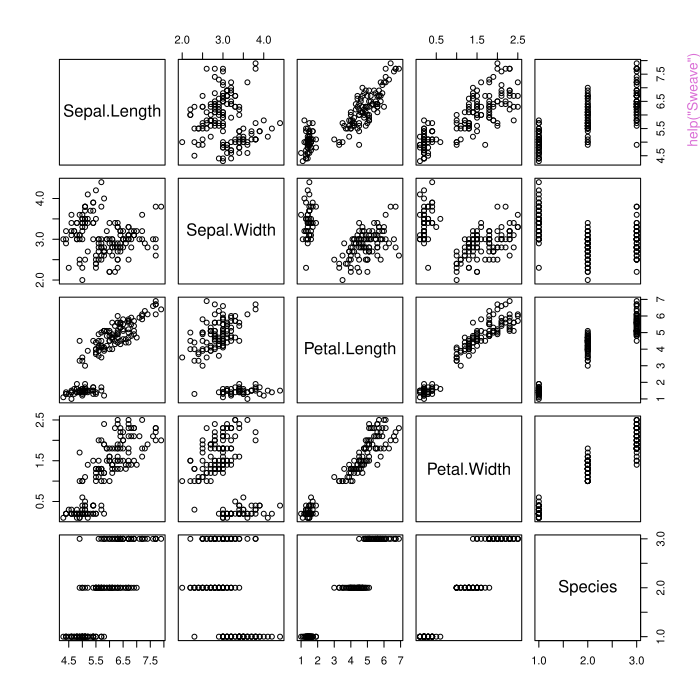

The script that drew this image:
pkgname <- "utils"
source(file.path(R.home("share"), "R", "examples-header.R"))
options(warn = 1)
library('utils')

base::assign(".oldSearch", base::search(), pos = 'CheckExEnv')
base::assign(".old_wd", base::getwd(), pos = 'CheckExEnv')
cleanEx()
nameEx("LINK")
### * LINK

flush(stderr()); flush(stdout())

### Name: LINK
### Title: Create Executable Programs
### Aliases: LINK
### Keywords: utilities

### ** Examples
## Not run: 
##D ## examples of front-ends linked against R.
##D ## First a C program
##D CC=`R CMD config CC`
##D R CMD LINK $CC -o foo foo.o `R CMD config --ldflags`
##D 
##D ## if Fortran code has been compiled into ForFoo.o
##D FLIBS=`R CMD config FLIBS`
##D R CMD LINK $CC -o foo foo.o ForFoo.o `R CMD config --ldflags` $FLIBS
##D 
##D ## And for a C++ front-end
##D CXX=`R CMD config CXX`
##D R CMD COMPILE foo.cc
##D R CMD LINK $CXX -o foo foo.o `R CMD config --ldflags`
## End(Not run)


cleanEx()
nameEx("Question")
### * Question

flush(stderr()); flush(stdout())

### Name: Question
### Title: Documentation Shortcuts
### Aliases: Question ?
### Keywords: documentation

### ** Examples

?lapply

?"for"                  # but quotes/backticks are needed
?`+`

?women                  # information about data set "women"

## Not run: 
##D require(methods)
##D ## define a S4 generic function and some methods
##D combo <- function(x, y) c(x, y)
##D setGeneric("combo")
##D setMethod("combo", c("numeric", "numeric"), function(x, y) x+y)
##D 
##D ## assume we have written some documentation
##D ## for combo, and its methods ....
##D 
##D ?combo  # produces the function documentation
##D 
##D methods?combo  # looks for the overall methods documentation
##D 
##D method?combo("numeric", "numeric")  # documentation for the method above
##D 
##D ?combo(1:10, rnorm(10))  # ... the same method, selected according to
##D                          # the arguments (one integer, the other numeric)
##D 
##D ?combo(1:10, letters)    # documentation for the default method
## End(Not run)


cleanEx()
nameEx("RShowDoc")
### * RShowDoc

flush(stderr()); flush(stdout())

### Name: RShowDoc
### Title: Show R Manuals and Other Documentation
### Aliases: RShowDoc
### Keywords: documentation

### ** Examples


cleanEx()
nameEx("RSiteSearch")
### * RSiteSearch

flush(stderr()); flush(stdout())

### Name: RSiteSearch
### Title: Search for Key Words or Phrases in Documentation
### Aliases: RSiteSearch
### Keywords: utilities documentation

### ** Examples


cleanEx()
nameEx("Rprof")
### * Rprof

flush(stderr()); flush(stdout())

### Name: Rprof
### Title: Enable Profiling of R's Execution
### Aliases: Rprof
### Keywords: utilities

### ** Examples

## Not run: 
##D Rprof()
##D ## some code to be profiled
##D Rprof(NULL)
##D ## some code NOT to be profiled
##D Rprof(append = TRUE)
##D ## some code to be profiled
##D Rprof(NULL)
##D ...
##D ## Now post-process the output as described in Details
## End(Not run)


cleanEx()
nameEx("Rprofmem")
### * Rprofmem

flush(stderr()); flush(stdout())

### Name: Rprofmem
### Title: Enable Profiling of R's Memory Use
### Aliases: Rprofmem
### Keywords: utilities

### ** Examples
## Not run: 
##D ## not supported unless R is compiled to support it.
##D Rprofmem("Rprofmem.out", threshold = 1000)
##D example(glm)
##D Rprofmem(NULL)
##D noquote(readLines("Rprofmem.out", n = 5))
## End(Not run)


cleanEx()
nameEx("Rscript")
### * Rscript

flush(stderr()); flush(stdout())

### Name: Rscript
### Title: Scripting Front-End for R
### Aliases: Rscript
### Keywords: utilities

### ** Examples
## Not run: 
##D Rscript -e 'date()' -e 'format(Sys.time(), "%a %b %d %X %Y")'
##D 
##D # Get the same initial packages in the same order as default R:
##D Rscript --default-packages=methods,datasets,utils,grDevices,graphics,stats -e 'sessionInfo()'
##D 
##D ## example #! script for a Unix-alike
##D 
##D #! /path/to/Rscript --vanilla --default-packages=utils
##D args <- commandArgs(TRUE)
##D res <- try(install.packages(args))
##D if(inherits(res, "try-error")) q(status=1) else q()
##D 
## End(Not run)


cleanEx()
nameEx("Rtangle")
### * Rtangle

flush(stderr()); flush(stdout())

### Name: Rtangle
### Title: R Driver for Stangle
### Aliases: Rtangle RtangleSetup
### Keywords: utilities

### ** Examples

nmRnw <- "example-1.Rnw"
exfile <- system.file("Sweave", nmRnw, package = "utils")
## Create R source file
Stangle(exfile)
nmR <- sub("Rnw$", "R", nmRnw) # the (default) R output file name
if(interactive()) file.show("example-1.R")
## Don't show: 
file.rename("example-1.R", "example-1_def.R")
## End(Don't show)
## Smaller R source file with custom annotation:
my.Ann <- function(options, chunk, output) {
  cat("### chunk #", options$chunknr, ": ",
      if(!is.null(ol <- options$label)) ol else .RtangleCodeLabel(chunk),
      if(!options$eval) " (eval = FALSE)", "\n",
      file = output, sep = "")
}
Stangle(exfile, annotate = my.Ann)
if(interactive()) file.show("example-1.R")
## Don't show: 
file.rename("example-1.R", "example-1_myA.R")
## End(Don't show)
Stangle(exfile, annotate = my.Ann, drop.evalFALSE=TRUE)
if(interactive()) file.show("example-1.R")
## Don't show: 
file.rename("example-1.R", "example-1_myA-noF.R")
## End(Don't show)



cleanEx()
nameEx("SHLIB")
### * SHLIB

flush(stderr()); flush(stdout())

### Name: SHLIB
### Title: Build Shared Object/DLL for Dynamic Loading
### Aliases: SHLIB
### Keywords: utilities

### ** Examples
## Not run: 
##D # To link against a library not on the system library paths:
##D R CMD SHLIB -o mylib.so a.f b.f -L/opt/acml3.5.0/gnu64/lib -lacml
## End(Not run)


cleanEx()
nameEx("Sweave")
### * Sweave

flush(stderr()); flush(stdout())

### Name: Sweave
### Title: Automatic Generation of Reports
### Aliases: Sweave Stangle SweaveSyntaxLatex SweaveSyntaxNoweb
### Keywords: utilities

### ** Examples

testfile <- system.file("Sweave", "Sweave-test-1.Rnw", package = "utils")
## Don't show: 
oldwd <- setwd(tempdir()) # so we will write only to a temp directory
## End(Don't show)

## enforce par(ask = FALSE)
options(device.ask.default = FALSE)

## create a LaTeX file - in the current working directory, getwd():
Sweave(testfile)

## This can be compiled to PDF by
## tools::texi2pdf("Sweave-test-1.tex")
## or outside R by
## R CMD texi2pdf Sweave-test-1.tex
## which sets the appropriate TEXINPUTS path.
## create an R source file from the code chunks
Stangle(testfile)
## which can be sourced, e.g.
source("Sweave-test-1.R")

## Don't show: 
if(!interactive()) unlink("Sweave-test-1*")
setwd(oldwd)
## End(Don't show)



cleanEx()
nameEx("SweaveSyntConv")
### * SweaveSyntConv

flush(stderr()); flush(stdout())

### Name: SweaveSyntConv
### Title: Convert Sweave Syntax
### Aliases: SweaveSyntConv
### Keywords: utilities

### ** Examples

testfile <- system.file("Sweave", "Sweave-test-1.Rnw", package = "utils")
## Don't show: 
oldwd <- setwd(tempdir())
## End(Don't show)

## convert the file to latex syntax
SweaveSyntConv(testfile, SweaveSyntaxLatex)

## and run it through Sweave
Sweave("Sweave-test-1.Stex")

## Don't show: 
 if(!interactive()) unlink("Sweave-test-1*") ; setwd(oldwd) 
## End(Don't show)



cleanEx()
nameEx("URLencode")
### * URLencode

flush(stderr()); flush(stdout())

### Name: URLencode
### Title: Encode or Decode a (partial) URL
### Aliases: URLencode URLdecode
### Keywords: utilities

### ** Examples

(y <- URLencode("a url with spaces and / and @"))
URLdecode(y)
(y <- URLencode("a url with spaces and / and @", reserved = TRUE))
URLdecode(y)

URLdecode(z <- "ab%20cd")
c(URLencode(z), URLencode(z, repeated = TRUE)) # first is usually wanted



cleanEx()
nameEx("adist")
### * adist

flush(stderr()); flush(stdout())

### Name: adist
### Title: Approximate String Distances
### Aliases: adist
### Keywords: character

### ** Examples

## Cf. https://en.wikipedia.org/wiki/Levenshtein_distance
adist("kitten", "sitting")
## To see the transformation counts for the Levenshtein distance:
drop(attr(adist("kitten", "sitting", counts = TRUE), "counts"))
## To see the transformation sequences:
attr(adist(c("kitten", "sitting"), counts = TRUE), "trafos")

## Cf. the examples for agrep:
adist("lasy", "1 lazy 2")
## For a "partial approximate match" (as used for agrep):
adist("lasy", "1 lazy 2", partial = TRUE)



cleanEx()
nameEx("alarm")
### * alarm

flush(stderr()); flush(stdout())

### Name: alarm
### Title: Alert the User
### Aliases: alarm
### Keywords: utilities

### ** Examples

alarm()



cleanEx()
nameEx("apropos")
### * apropos

flush(stderr()); flush(stdout())

### Name: apropos
### Title: Find Objects by (Partial) Name
### Aliases: apropos find
### Keywords: data documentation environment

### ** Examples

require(stats)

## Not run: apropos("lm")
apropos("GLM")                      # several
apropos("GLM", ignore.case = FALSE) # not one
apropos("lq")

cor <- 1:pi
find("cor")                         #> ".GlobalEnv"   "package:stats"
find("cor", numeric = TRUE)                     # numbers with these names
find("cor", numeric = TRUE, mode = "function")  # only the second one
rm(cor)

## Not run: apropos(".", mode="list")  # a long list

# need a DOUBLE backslash '\\' (in case you don't see it anymore)
apropos("\\[")



cleanEx()
nameEx("aregexec")
### * aregexec

flush(stderr()); flush(stdout())

### Name: aregexec
### Title: Approximate String Match Positions
### Aliases: aregexec
### Keywords: character

### ** Examples

## Cf. the examples for agrep.
x <- c("1 lazy", "1", "1 LAZY")
aregexec("laysy", x, max.distance = 2)
aregexec("(lay)(sy)", x, max.distance = 2)
aregexec("(lay)(sy)", x, max.distance = 2, ignore.case = TRUE)
m <- aregexec("(lay)(sy)", x, max.distance = 2)
regmatches(x, m)



cleanEx()
nameEx("askYesNo")
### * askYesNo

flush(stderr()); flush(stdout())

### Name: askYesNo
### Title: Ask a Yes/No Question
### Aliases: askYesNo
### Keywords: utilities

### ** Examples

if (interactive())
    askYesNo("Do you want to use askYesNo?")



cleanEx()
nameEx("aspell")
### * aspell

flush(stderr()); flush(stdout())

### Name: aspell
### Title: Spell Check Interface
### Aliases: aspell
### Keywords: utilities

### ** Examples

## Not run: 
##D ## To check all Rd files in a directory, (additionally) skipping the
##D ## \references sections.
##D files <- Sys.glob("*.Rd")
##D aspell(files, filter = list("Rd", drop = "\\references"))
##D 
##D ## To check all Sweave files
##D files <- Sys.glob(c("*.Rnw", "*.Snw", "*.rnw", "*.snw"))
##D aspell(files, filter = "Sweave", control = "-t")
##D 
##D ## To check all Texinfo files (Aspell only)
##D files <- Sys.glob("*.texi")
##D aspell(files, control = "--mode=texinfo")
## End(Not run)

## List the available R system dictionaries.
Sys.glob(file.path(R.home("share"), "dictionaries", "*.rds"))



cleanEx()
nameEx("available.packages")
### * available.packages

flush(stderr()); flush(stdout())

### Name: available.packages
### Title: List Available Packages at CRAN-like Repositories
### Aliases: available.packages R_AVAILABLE_PACKAGES_CACHE_CONTROL_MAX_AGE
### Keywords: utilities

### ** Examples
## Not run: 
##D ## Restrict install.packages() (etc) to known-to-be-FOSS packages
##D options(available_packages_filters =
##D   c("R_version", "OS_type", "subarch", "duplicates", "license/FOSS"))
##D ## or
##D options(available_packages_filters = list(add = TRUE, "license/FOSS"))
##D 
##D ## Give priority to released versions on CRAN, rather than development
##D ## versions on Omegahat, R-Forge etc.
##D options(available_packages_filters =
##D      c("R_version", "OS_type", "subarch", "CRAN", "duplicates"))
## End(Not run)


cleanEx()
nameEx("bibentry")
### * bibentry

flush(stderr()); flush(stdout())

### Name: bibentry
### Title: Bibliography Entries
### Aliases: bibentry print.bibentry format.bibentry sort.bibentry
###   print.citation format.citation
### Keywords: utilities documentation

### ** Examples

## R reference
rref <- bibentry(
   bibtype = "Manual",
   title = "R: A Language and Environment for Statistical Computing",
   author = person("R Core Team"),
   organization = "R Foundation for Statistical Computing",
   address = "Vienna, Austria",
   year = 2014,
   url = "https://www.R-project.org/")

## Different printing styles
print(rref)
print(rref, style = "Bibtex")
print(rref, style = "citation")
print(rref, style = "html")
print(rref, style = "latex")
print(rref, style = "R")

## References for boot package and associated book
bref <- c(
   bibentry(
     bibtype = "Manual",
     title = "boot: Bootstrap R (S-PLUS) Functions",
     author = c(
       person("Angelo", "Canty", role = "aut",
         comment = "S original"),
       person(c("Brian", "D."), "Ripley", role = c("aut", "trl", "cre"),
         comment = "R port, author of parallel support",
         email = "ripley@stats.ox.ac.uk")
     ),
     year = "2012",
     note = "R package version 1.3-4",
     url = "https://CRAN.R-project.org/package=boot",
     key = "boot-package"
   ),

   bibentry(
     bibtype = "Book",
     title = "Bootstrap Methods and Their Applications",
     author = as.person("Anthony C. Davison [aut], David V. Hinkley [aut]"),
     year = "1997",
     publisher = "Cambridge University Press",
     address = "Cambridge",
     isbn = "0-521-57391-2",
     url = "http://statwww.epfl.ch/davison/BMA/",
     key = "boot-book"
   )
)

## Combining and subsetting
c(rref, bref)
bref[2]
bref["boot-book"]

## Extracting fields
bref$author
bref[1]$author
bref[1]$author[2]$email

## Convert to BibTeX
toBibtex(bref)

## Format in R style
## One bibentry() call for each bibentry:
writeLines(paste(format(bref, "R"), collapse = "\n\n"))
## One collapsed call:
writeLines(format(bref, "R", collapse = TRUE))



cleanEx()
nameEx("browseEnv")
### * browseEnv

flush(stderr()); flush(stdout())

### Name: browseEnv
### Title: Browse Objects in Environment
### Aliases: browseEnv wsbrowser
### Keywords: interface

### ** Examples

if(interactive()) {
   ## create some interesting objects :
   ofa <- ordered(4:1)
   ex1 <- expression(1+ 0:9)
   ex3 <- expression(u, v, 1+ 0:9)
   example(factor, echo = FALSE)
   example(table, echo = FALSE)
   example(ftable, echo = FALSE)
   example(lm, echo = FALSE, ask = FALSE)
   example(str, echo = FALSE)

   ## and browse them:
   browseEnv()

   ## a (simple) function's environment:
   af12 <- approxfun(1:2, 1:2, method = "const")
   browseEnv(envir = environment(af12))
 }



cleanEx()
nameEx("browseURL")
### * browseURL

flush(stderr()); flush(stdout())

### Name: browseURL
### Title: Load URL into an HTML Browser
### Aliases: browseURL
### Keywords: file

### ** Examples

## Not run: 
##D ## for KDE users who want to open files in a new tab
##D options(browser = "kfmclient newTab")
##D browseURL("https://www.r-project.org")
## End(Not run)


cleanEx()
nameEx("browseVignettes")
### * browseVignettes

flush(stderr()); flush(stdout())

### Name: browseVignettes
### Title: List Vignettes in an HTML Browser
### Aliases: browseVignettes print.browseVignettes
### Keywords: documentation

### ** Examples


cleanEx()
nameEx("capture.output")
### * capture.output

flush(stderr()); flush(stdout())

### Name: capture.output
### Title: Send Output to a Character String or File
### Aliases: capture.output
### Keywords: utilities

### ** Examples

require(stats)
glmout <- capture.output(summary(glm(case ~ spontaneous+induced,
                                     data = infert, family = binomial())))
glmout[1:5]
capture.output(1+1, 2+2)
capture.output({1+1; 2+2})

## Not run: 
##D ## on Unix-alike with a2ps available##D 
##D op <- options(useFancyQuotes=FALSE)
##D pdf <- pipe("a2ps -o - | ps2pdf - tempout.pdf", "w")
##D capture.output(example(glm), file = pdf)
##D close(pdf); options(op) ; system("evince tempout.pdf &")
## End(Not run)



cleanEx()
nameEx("changedFiles")
### * changedFiles

flush(stderr()); flush(stdout())

### Name: changedFiles
### Title: Detect which Files Have Changed
### Aliases: fileSnapshot changedFiles print.changedFiles
###   print.fileSnapshot
### Keywords: utilities file

### ** Examples

# Create some files in a temporary directory
dir <- tempfile()
dir.create(dir)
writeBin(1L, file.path(dir, "file1"))
writeBin(2L, file.path(dir, "file2"))
dir.create(file.path(dir, "dir"))

# Take a snapshot
snapshot <- fileSnapshot(dir, timestamp = tempfile("timestamp"), md5sum=TRUE)

# Change one of the files.
writeBin(3L:4L, file.path(dir, "file2"))

# Display the detected changes.  We may or may not see mtime change...
changedFiles(snapshot)
changedFiles(snapshot)$changes



cleanEx()
nameEx("citation")
### * citation

flush(stderr()); flush(stdout())

### Name: citation
### Title: Citing R and R Packages in Publications
### Aliases: CITATION citation readCitationFile
### Keywords: misc

### ** Examples

## the basic R reference
citation()

## references for a package -- might not have these installed
if(nchar(system.file(package = "lattice"))) citation("lattice")
if(nchar(system.file(package = "foreign"))) citation("foreign")

## extract the bibtex entry from the return value
x <- citation()
toBibtex(x)




cleanEx()
nameEx("cite")
### * cite

flush(stderr()); flush(stdout())

### Name: cite
### Title: Cite a Bibliography Entry
### Aliases: cite citeNatbib
### Keywords: utilities documentation

### ** Examples

## R reference
rref <- bibentry(
   bibtype = "Manual",
   title = "R: A Language and Environment for Statistical Computing",
   author = person("R Core Team"),
   organization = "R Foundation for Statistical Computing",
   address = "Vienna, Austria",
   year = 2013,
   url = "https://www.R-project.org/",
   key = "R")

## References for boot package and associated book
bref <- c(
   bibentry(
     bibtype = "Manual",
     title = "boot: Bootstrap R (S-PLUS) Functions",
     author = c(
       person("Angelo", "Canty", role = "aut",
         comment = "S original"),
       person(c("Brian", "D."), "Ripley", role = c("aut", "trl", "cre"),
         comment = "R port, author of parallel support",
         email = "ripley@stats.ox.ac.uk")
     ),
     year = "2012",
     note = "R package version 1.3-4",
     url = "https://CRAN.R-project.org/package=boot",
     key = "boot-package"
   ),

   bibentry(
     bibtype = "Book",
     title = "Bootstrap Methods and Their Applications",
     author = as.person("Anthony C. Davison [aut], David V. Hinkley [aut]"),
     year = "1997",
     publisher = "Cambridge University Press",
     address = "Cambridge",
     isbn = "0-521-57391-2",
     url = "http://statwww.epfl.ch/davison/BMA/",
     key = "boot-book"
   )
)

## Combine and cite
refs <- c(rref, bref)
cite("R, boot-package", refs)

## Cite numerically
savestyle <- tools::getBibstyle()
tools::bibstyle("JSSnumbered", .init = TRUE,
         fmtPrefix = function(paper) paste0("[", paper$.index, "]"),
         cite = function(key, bib, ...)
         	citeNatbib(key, bib, mode = "numbers",
         	    bibpunct = c("[", "]", ";", "n", "", ","), ...)
         )
cite("R, boot-package", refs, textual = TRUE)
refs

## restore the old style
tools::bibstyle(savestyle, .default = TRUE)



cleanEx()
nameEx("combn")
### * combn

flush(stderr()); flush(stdout())

### Name: combn
### Title: Generate All Combinations of n Elements, Taken m at a Time
### Aliases: combn
### Keywords: utilities iteration

### ** Examples

combn(letters[1:4], 2)
(m <- combn(10, 5, min))   # minimum value in each combination
mm <- combn(15, 6, function(x) matrix(x, 2, 3))
stopifnot(round(choose(10, 5)) == length(m),
          c(2,3, round(choose(15, 6))) == dim(mm))

## Different way of encoding points:
combn(c(1,1,1,1,2,2,2,3,3,4), 3, tabulate, nbins = 4)

## Compute support points and (scaled) probabilities for a
## Multivariate-Hypergeometric(n = 3, N = c(4,3,2,1)) p.f.:
# table.mat(t(combn(c(1,1,1,1,2,2,2,3,3,4), 3, tabulate, nbins = 4)))

## Assuring the identity
for(n in 1:7)
 for(m in 0:n) stopifnot(is.array(cc <- combn(n, m)),
                         dim(cc) == c(m, choose(n, m)))



cleanEx()
nameEx("compareVersion")
### * compareVersion

flush(stderr()); flush(stdout())

### Name: compareVersion
### Title: Compare Two Package Version Numbers
### Aliases: compareVersion
### Keywords: utilities

### ** Examples

compareVersion("1.0", "1.0-1")
compareVersion("7.2-0","7.1-12")



cleanEx()
nameEx("count.fields")
### * count.fields

flush(stderr()); flush(stdout())

### Name: count.fields
### Title: Count the Number of Fields per Line
### Aliases: count.fields
### Keywords: file

### ** Examples

fil <- tempfile()
cat("NAME", "1:John", "2:Paul", file = fil, sep = "\n")
count.fields(fil, sep = ":")
unlink(fil)



cleanEx()
nameEx("data")
### * data

flush(stderr()); flush(stdout())

### Name: data
### Title: Data Sets
### Aliases: data print.packageIQR
### Keywords: documentation datasets

### ** Examples

require(utils)
data()                         # list all available data sets
try(data(package = "rpart") )  # list the data sets in the rpart package
data(USArrests, "VADeaths")    # load the data sets 'USArrests' and 'VADeaths'
## Not run: 
##D ## Alternatively
##D ds <- c("USArrests", "VADeaths"); data(list = ds)
## End(Not run)
help(USArrests)                # give information on data set 'USArrests'



cleanEx()
nameEx("dataentry")
### * dataentry

flush(stderr()); flush(stdout())

### Name: dataentry
### Title: Spreadsheet Interface for Entering Data
### Aliases: data.entry dataentry de de.ncols de.restore de.setup
### Keywords: utilities file

### ** Examples

# call data entry with variables x and y
## Not run: data.entry(x, y)



cleanEx()
nameEx("debugcall")
### * debugcall

flush(stderr()); flush(stdout())

### Name: debugcall
### Title: Debug a Call
### Aliases: debugcall undebugcall
### Keywords: programming environment utilities

### ** Examples

## Not run: 
##D ## Evaluate call after setting debugging
##D ## 
##D f <- factor(1:10)
##D res <- eval(debugcall(summary(f))) 
## End(Not run)



cleanEx()
nameEx("debugger")
### * debugger

flush(stderr()); flush(stdout())

### Name: debugger
### Title: Post-Mortem Debugging
### Aliases: debugger dump.frames
### Keywords: utilities error

### ** Examples

## Not run: 
##D options(error = quote(dump.frames("testdump", TRUE)))
##D 
##D f <- function() {
##D     g <- function() stop("test dump.frames")
##D     g()
##D }
##D f()   # will generate a dump on file "testdump.rda"
##D options(error = NULL)
##D 
##D ## possibly in another R session
##D load("testdump.rda")
##D debugger(testdump)
##D Available environments had calls:
##D 1: f()
##D 2: g()
##D 3: stop("test dump.frames")
##D 
##D Enter an environment number, or 0 to exit
##D Selection: 1
##D Browsing in the environment with call:
##D f()
##D Called from: debugger.look(ind)
##D Browse[1]> ls()
##D [1] "g"
##D Browse[1]> g
##D function() stop("test dump.frames")
##D <environment: 759818>
##D Browse[1]>
##D Available environments had calls:
##D 1: f()
##D 2: g()
##D 3: stop("test dump.frames")
##D 
##D Enter an environment number, or 0 to exit
##D Selection: 0
##D 
##D ## A possible setting for non-interactive sessions
##D options(error = quote({dump.frames(to.file = TRUE); q(status = 1)}))
## End(Not run)


cleanEx()
nameEx("demo")
### * demo

flush(stderr()); flush(stdout())

### Name: demo
### Title: Demonstrations of R Functionality
### Aliases: demo
### Keywords: documentation utilities

### ** Examples

demo() # for attached packages

## All available demos:
demo(package = .packages(all.available = TRUE))


## Not run: 
##D  ch <- "scoping"
##D  demo(ch, character = TRUE)
## End(Not run)

## Find the location of a demo
system.file("demo", "lm.glm.R", package = "stats")



cleanEx()
nameEx("edit")
### * edit

flush(stderr()); flush(stdout())

### Name: edit
### Title: Invoke a Text Editor
### Aliases: edit edit.default vi emacs pico xemacs xedit
### Keywords: utilities

### ** Examples

## Not run: 
##D # use xedit on the function mean and assign the changes
##D mean <- edit(mean, editor = "xedit")
##D 
##D # use vi on mean and write the result to file mean.out
##D vi(mean, file = "mean.out")
## End(Not run)



cleanEx()
nameEx("edit.data.frame")
### * edit.data.frame

flush(stderr()); flush(stdout())

### Name: edit.data.frame
### Title: Edit Data Frames and Matrices
### Aliases: edit.data.frame edit.matrix
### Keywords: utilities

### ** Examples

## Not run: 
##D edit(InsectSprays)
##D edit(InsectSprays, factor.mode = "numeric")
## End(Not run)



cleanEx()
nameEx("example")
### * example

flush(stderr()); flush(stdout())

### Name: example
### Title: Run an Examples Section from the Online Help
### Aliases: example
### Keywords: documentation utilities

### ** Examples

example(InsectSprays)
## force use of the standard package 'stats':
example("smooth", package = "stats", lib.loc = .Library)

## set RNG *before* example as when R CMD check is run:

r1 <- example(quantile, setRNG = TRUE)
x1 <- rnorm(1)
u <- runif(1)
## identical random numbers
r2 <- example(quantile, setRNG = TRUE)
x2 <- rnorm(1)
stopifnot(identical(r1, r2))
## but x1 and x2 differ since the RNG state from before example()
## differs and is restored!
x1; x2

## Exploring examples code:
## How large are the examples of "lm...()" functions?
lmex <- sapply(apropos("^lm", mode = "function"),
               example, character.only = TRUE, give.lines = TRUE)
sapply(lmex, length)



cleanEx()
nameEx("file.edit")
### * file.edit

flush(stderr()); flush(stdout())

### Name: file.edit
### Title: Edit One or More Files
### Aliases: file.edit
### Keywords: utilities

### ** Examples

## Not run: 
##D # open two R scripts for editing
##D file.edit("script1.R", "script2.R")
## End(Not run)



cleanEx()
nameEx("filetest")
### * filetest

flush(stderr()); flush(stdout())

### Name: file_test
### Title: Shell-style Tests on Files
### Aliases: file_test
### Keywords: file

### ** Examples

dir <- file.path(R.home(), "library", "stats")
file_test("-d", dir)
file_test("-nt", file.path(dir, "R"), file.path(dir, "demo"))



cleanEx()
nameEx("findLineNum")
### * findLineNum

flush(stderr()); flush(stdout())

### Name: findLineNum
### Title: Find the Location of a Line of Source Code, or Set a Breakpoint
###   There
### Aliases: findLineNum setBreakpoint
### Keywords: debugging

### ** Examples

## Not run: 
##D # Find what function was defined in the file mysource.R at line 100:
##D findLineNum("mysource.R#100")
##D 
##D # Set a breakpoint in both copies of that function, assuming one is in the
##D # same namespace as myfunction and the other is on the search path
##D setBreakpoint("mysource.R#100", envir = myfunction)
## End(Not run)



cleanEx()
nameEx("fix")
### * fix

flush(stderr()); flush(stdout())

### Name: fix
### Title: Fix an Object
### Aliases: fix
### Keywords: utilities

### ** Examples

## Not run: 
##D  ## Assume 'my.fun' is a user defined function :
##D  fix(my.fun)
##D  ## now my.fun is changed
##D  ## Also,
##D  fix(my.data.frame) # calls up data editor
##D  fix(my.data.frame, factor.mode="char") # use of ...
## End(Not run)


cleanEx()
nameEx("format")
### * format

flush(stderr()); flush(stdout())

### Name: format
### Title: Format Unordered and Ordered Lists
### Aliases: formatUL formatOL
### Keywords: print

### ** Examples

## A simpler recipe.
x <- c("Mix dry ingredients thoroughly.",
       "Pour in wet ingredients.",
       "Mix for 10 minutes.",
       "Bake for one hour at 300 degrees.")
## Format and output as an unordered list.
writeLines(formatUL(x))
## Format and output as an ordered list.
writeLines(formatOL(x))
## Ordered list using lower case roman numerals.
writeLines(formatOL(x, type = "i"))
## Ordered list using upper case letters and some offset.
writeLines(formatOL(x, type = "A", offset = 5))



cleanEx()
nameEx("getAnywhere")
### * getAnywhere

flush(stderr()); flush(stdout())

### Name: getAnywhere
### Title: Retrieve an R Object, Including from a Namespace
### Aliases: getAnywhere argsAnywhere [.getAnywhere print.getAnywhere
### Keywords: data

### ** Examples

getAnywhere("format.dist")
getAnywhere("simpleLoess") # not exported from stats
argsAnywhere(format.dist)



cleanEx()
nameEx("getFromNamespace")
### * getFromNamespace

flush(stderr()); flush(stdout())

### Name: getFromNamespace
### Title: Utility Functions for Developing Namespaces
### Aliases: assignInNamespace assignInMyNamespace getFromNamespace
###   fixInNamespace
### Keywords: data

### ** Examples

getFromNamespace("findGeneric", "utils")
## Not run: 
##D fixInNamespace("predict.ppr", "stats")
##D stats:::predict.ppr
##D getS3method("predict", "ppr")
##D ## alternatively
##D fixInNamespace("predict.ppr", pos = 3)
##D fixInNamespace("predict.ppr", pos = "package:stats")
## End(Not run)


cleanEx()
nameEx("getParseData")
### * getParseData

flush(stderr()); flush(stdout())

### Name: getParseData
### Title: Get Detailed Parse Information from Object
### Aliases: getParseData getParseText
### Keywords: utilities

### ** Examples

fn <- function(x) {
  x + 1 # A comment, kept as part of the source
}

d <- getParseData(fn)
if (!is.null(d)) {
  plus <- which(d$token == "'+'")
  sum <- d$parent[plus]
  print(d[as.character(sum),])
  print(getParseText(d, sum))
}



cleanEx()
nameEx("getS3method")
### * getS3method

flush(stderr()); flush(stdout())

### Name: getS3method
### Title: Get an S3 Method
### Aliases: getS3method
### Keywords: data methods

### ** Examples

require(stats)
exists("predict.ppr") # false
getS3method("predict", "ppr")



cleanEx()
nameEx("glob2rx")
### * glob2rx

flush(stderr()); flush(stdout())

### Name: glob2rx
### Title: Change Wildcard or Globbing Pattern into Regular Expression
### Aliases: glob2rx
### Keywords: file character utilities

### ** Examples

stopifnot(glob2rx("abc.*") == "^abc\\.",
          glob2rx("a?b.*") == "^a.b\\.",
          glob2rx("a?b.*", trim.tail = FALSE) == "^a.b\\..*$",
          glob2rx("*.doc") == "^.*\\.doc$",
          glob2rx("*.doc", trim.head = TRUE) == "\\.doc$",
          glob2rx("*.t*")  == "^.*\\.t",
          glob2rx("*.t??") == "^.*\\.t..$",
          glob2rx("*[*")  == "^.*\\["
)



cleanEx()
nameEx("globalVariables")
### * globalVariables

flush(stderr()); flush(stdout())

### Name: globalVariables
### Title: Declarations Used in Checking a Package
### Aliases: globalVariables suppressForeignCheck
### Keywords: packages

### ** Examples

## Not run: 
##D ## assume your package has some code that assigns ".obj1" and ".obj2"
##D ## but not in a way that codetools can find.
##D ## In the same source file (to remind you that you did it) add:
##D if(getRversion() >= "2.15.1")  utils::globalVariables(c(".obj1", "obj2"))
##D 
##D ## To suppress messages about a run-time calculated native symbol, 
##D ## save it to a local variable.
##D 
##D ## At top level, put this:
##D if(getRversion() >= "3.1.0") utils::suppressForeignCheck("localvariable")
##D 
##D ## Within your function, do the call like this:
##D localvariable <- if (condition) entry1 else entry2
##D .Call(localvariable, 1, 2, 3)
##D 
##D ## HOWEVER, it is much better practice to write code
##D ## that can be checked thoroughly, e.g.
##D if(condition) .Call(entry1, 1, 2, 3) else .Call(entry2, 1, 2, 3)
## End(Not run)



cleanEx()
nameEx("hasName")
### * hasName

flush(stderr()); flush(stdout())

### Name: hasName
### Title: Check for Name
### Aliases: hasName
### Keywords: manip logic

### ** Examples

x <- list(abc = 1, def = 2)
!is.null(x$abc) # correct
!is.null(x$a)   # this is the wrong test!
hasName(x, "abc")
hasName(x, "a")



cleanEx()
nameEx("head")
### * head

flush(stderr()); flush(stdout())

### Name: head
### Title: Return the First or Last Part of an Object
### Aliases: head head.default head.data.frame head.function head.ftable
###   head.table head.matrix tail tail.default tail.data.frame
###   tail.function tail.ftable tail.table tail.matrix
### Keywords: manip

### ** Examples

head(letters)
head(letters, n = -6L)

head(freeny.x, n = 10L)
head(freeny.y)

tail(letters)
tail(letters, n = -6L)

tail(freeny.x)
tail(freeny.y)

tail(library)

head(stats::ftable(Titanic))



cleanEx()
nameEx("help")
### * help

flush(stderr()); flush(stdout())

### Name: help
### Title: Documentation
### Aliases: help
### Keywords: documentation

### ** Examples

help()
help(help)              # the same

help(lapply)

help("for")             # or ?"for", but quotes/backticks are needed


topi <- "women"
help(topi)

try(help("bs", try.all.packages = FALSE)) # reports not found (an error)
help("bs", try.all.packages = TRUE)       # reports can be found
                                          # in package 'splines'



cleanEx()
nameEx("help.search")
### * help.search

flush(stderr()); flush(stdout())

### Name: help.search
### Title: Search the Help System
### Aliases: help.search ?? print.hsearch
### Keywords: documentation

### ** Examples

help.search("linear models")    # In case you forgot how to fit linear
                                # models
help.search("non-existent topic")

??utils::help  # All the topics matching "help" in the utils package



cleanEx()
nameEx("help.start")
### * help.start

flush(stderr()); flush(stdout())

### Name: help.start
### Title: Hypertext Documentation
### Aliases: help.start
### Keywords: documentation

### ** Examples

## Not run: 
##D ## the 'remote' arg can be tested by
##D help.start(remote = paste0("file://", R.home()))
## End(Not run)


cleanEx()
nameEx("hsearch-utils")
### * hsearch-utils

flush(stderr()); flush(stdout())

### Name: hsearch-utils
### Title: Help Search Utilities
### Aliases: hsearch_db hsearch_db_concepts hsearch_db_keywords
### Keywords: documentation

### ** Examples

db <- hsearch_db()
## Total numbers of documentation objects, aliases, keywords and
## concepts (using the current format):
sapply(db, NROW)
## Can also be obtained from print method:
db
## 10 most frequent concepts:
head(hsearch_db_concepts(), 10)
## 10 most frequent keywords:
head(hsearch_db_keywords(), 10)



cleanEx()
nameEx("install.packages")
### * install.packages

flush(stderr()); flush(stdout())

### Name: install.packages
### Title: Install Packages from Repositories or Local Files
### Aliases: install.packages
### Keywords: utilities

### ** Examples
## Not run: 
##D ## A Linux example for Fedora's layout of udunits2 headers.
##D install.packages(c("ncdf4", "RNetCDF"),
##D   configure.args = c(RNetCDF = "--with-netcdf-include=/usr/include/udunits2"))
## End(Not run)


cleanEx()
nameEx("installed.packages")
### * installed.packages

flush(stderr()); flush(stdout())

### Name: installed.packages
### Title: Find Installed Packages
### Aliases: installed.packages
### Keywords: utilities

### ** Examples

## confine search to .Library for speed
str(ip <- installed.packages(.Library, priority = "high"))
ip[, c(1,3:5)]
plic <- installed.packages(.Library, priority = "high", fields = "License")
## what licenses are there:
table( plic[, "License"] )



cleanEx()
nameEx("isS3method")
### * isS3method

flush(stderr()); flush(stdout())

### Name: isS3method
### Title: Is 'method' the Name of an S3 Method?
### Aliases: isS3method
### Keywords: methods

### ** Examples

isS3method("t")           # FALSE - it is an S3 generic
isS3method("t.default")   # TRUE
isS3method("t.ts")        # TRUE
isS3method("t.test")      # FALSE
isS3method("t.data.frame")# TRUE
isS3method("t.lm")        # FALSE - not existing
isS3method("t.foo.bar")   # FALSE - not existing

## S3 methods with "4 parts" in their name:
ff <- c("as.list", "as.matrix", "is.na", "row.names", "row.names<-")
for(m in ff) if(isS3method(m)) stop("wrongly declared an S3 method: ", m)
(m4 <- paste(ff, "data.frame", sep="."))
for(m in m4) if(!isS3method(m)) stop("not an S3 method: ", m)
## Don't show: 
stopifnot(
  !isS3method("t"), !isS3method("t.test"), !isS3method("qr.coef"), !isS3method("sort.list"),
  isS3method("t.default"), isS3method("t.ts"), isS3method("t.data.frame"),
  !isS3method("t.lm"), !isS3method("t.foo.bar"))
## End(Don't show)



cleanEx()
nameEx("localeToCharset")
### * localeToCharset

flush(stderr()); flush(stdout())

### Name: localeToCharset
### Title: Select a Suitable Encoding Name from a Locale Name
### Aliases: localeToCharset
### Keywords: utilities

### ** Examples

localeToCharset()



cleanEx()
nameEx("ls_str")
### * ls_str

flush(stderr()); flush(stdout())

### Name: ls.str
### Title: List Objects and their Structure
### Aliases: ls.str lsf.str print.ls_str
### Keywords: print utilities

### ** Examples

require(stats)

lsf.str()  #- how do the functions look like which I am using?
ls.str(mode = "list")   #- what are the structured objects I have defined?

## create a few objects
example(glm, echo = FALSE)
ll <- as.list(LETTERS)
print(ls.str(), max.level = 0)# don't show details

## which base functions have "file" in their name ?
lsf.str(pos = length(search()), pattern = "file")

## demonstrating that  ls.str() works inside functions
## ["browser/debug mode"]:
tt <- function(x, y = 1) { aa <- 7; r <- x + y; ls.str() }
(nms <- sapply(strsplit(capture.output(tt(2))," *: *"), `[`, 1))
stopifnot(nms == c("aa", "r","x","y"))



cleanEx()
nameEx("maintainer")
### * maintainer

flush(stderr()); flush(stdout())

### Name: maintainer
### Title: Show Package Maintainer
### Aliases: maintainer
### Keywords: utilities

### ** Examples

maintainer("MASS")



cleanEx()
nameEx("make.packages.html")
### * make.packages.html

flush(stderr()); flush(stdout())

### Name: make.packages.html
### Title: Update HTML Package List
### Aliases: make.packages.html
### Keywords: utilities

### ** Examples
## Not run: 
##D make.packages.html()
##D # this can be slow for large numbers of installed packages.
## End(Not run)


cleanEx()
nameEx("make.socket")
### * make.socket

flush(stderr()); flush(stdout())

### Name: make.socket
### Title: Create a Socket Connection
### Aliases: make.socket print.socket
### Keywords: misc

### ** Examples

daytime <- function(host = "localhost"){
    a <- make.socket(host, 13)
    on.exit(close.socket(a))
    read.socket(a)
}
## Official time (UTC) from US Naval Observatory
## Not run: daytime("tick.usno.navy.mil")



cleanEx()
nameEx("menu")
### * menu

flush(stderr()); flush(stdout())

### Name: menu
### Title: Menu Interaction Function
### Aliases: menu
### Keywords: utilities programming

### ** Examples

## Not run: 
##D switch(menu(c("List letters", "List LETTERS")) + 1,
##D        cat("Nothing done\n"), letters, LETTERS)
## End(Not run)



cleanEx()
nameEx("methods")
### * methods

flush(stderr()); flush(stdout())

### Name: methods
### Title: List Methods for S3 Generic Functions or Classes
### Aliases: .S3methods methods print.MethodsFunction
### Keywords: methods

### ** Examples

require(stats)

methods(summary)
methods(class = "aov")    # S3 class
## The same, with more details and more difficult to read:
print(methods(class = "aov"), byclass=FALSE)
methods("[[")             # uses C-internal dispatching
methods("$")
methods("$<-")            # replacement function
methods("+")              # binary operator
methods("Math")           # group generic
require(graphics)
methods("axis")           # looks like a generic, but is not

if(require(Matrix)) {
print(methods(class = "Matrix"))  # S4 class
m <- methods("dim")       # S3 and S4 methods
print(m)
print(attr(m, "info"))    # more extensive information

## --> help(showMethods) for related examples
}



cleanEx()
nameEx("modifyList")
### * modifyList

flush(stderr()); flush(stdout())

### Name: modifyList
### Title: Recursively Modify Elements of a List
### Aliases: modifyList
### Keywords: utilities

### ** Examples

foo <- list(a = 1, b = list(c = "a", d = FALSE))
bar <- modifyList(foo, list(e = 2, b = list(d = TRUE)))
str(foo)
str(bar)



cleanEx()
nameEx("news")
### * news

flush(stderr()); flush(stdout())

### Name: news
### Title: Build and Query R or Package News Information
### Aliases: news print.news_db

### ** Examples

## Build a db of all R news entries.
db <- news()
## Don't show: 
  vv <- capture.output(print(db, doBrowse=FALSE))  # without an error
  stopifnot(is.character(vv), length(vv) >= 3) # was wrong (for weeks during devel.)
## End(Don't show)
## Bug fixes with PR number in 3.0.1.
db3 <- news(Version == "3.0.1" & grepl("^BUG", Category) & grepl("PR#", Text),
            db = db)
## Don't show: 
stopifnot( !any(attr(db3,"bad")) && nrow(db3) == 12 )
## End(Don't show)

## News from a date range ('Matrix' is there in a regular R installation):
if(length(iM <- find.package("Matrix", quiet=TRUE)) && nzchar(iM)) {
   dM <- news(package="Matrix")
   stopifnot(identical(dM, news(db=dM)))
   dM2014 <- news("2014-01-01" <= Date & Date <= "2014-12-31", db = dM)
   stopifnot(paste0("1.1-", 2:4) %in% dM2014[,"Version"])
}


cleanEx()
nameEx("nsl")
### * nsl

flush(stderr()); flush(stdout())

### Name: nsl
### Title: Look up the IP Address by Hostname
### Aliases: nsl
### Keywords: utilities

### ** Examples

## Not run: nsl("www.r-project.org")



cleanEx()
nameEx("object.size")
### * object.size

flush(stderr()); flush(stdout())

### Name: object.size
### Title: Report the Space Allocated for an Object
### Aliases: object.size format.object_size print.object_size
### Keywords: utilities

### ** Examples

object.size(letters)
object.size(ls)
format(object.size(library), units = "auto")

sl <- object.size(rep(letters, 1000))

print(sl)                                    ## 209288 bytes
print(sl, units = "auto")                    ## 204.4 Kb
print(sl, units = "auto", standard = "IEC")  ## 204.4 KiB
print(sl, units = "auto", standard = "SI")   ## 209.3 kB

(fsl <- sapply(c("Kb", "KB", "KiB"),
               function(u) format(sl, units = u)))
stopifnot(identical( ## assert that all three are the same :
             unique(substr(as.vector(fsl), 1,5)),
             format(round(as.vector(sl)/1024, 1))))

## find the 10 largest objects in the base package
z <- sapply(ls("package:base"), function(x)
            object.size(get(x, envir = baseenv())))
if(interactive()) {
as.matrix(rev(sort(z))[1:10])
} else # (more constant over time):
    names(rev(sort(z))[1:10])



cleanEx()
nameEx("package.skeleton")
### * package.skeleton

flush(stderr()); flush(stdout())

### Name: package.skeleton
### Title: Create a Skeleton for a New Source Package
### Aliases: package.skeleton
### Keywords: file utilities

### ** Examples

require(stats)
## two functions and two "data sets" :
f <- function(x, y) x+y
g <- function(x, y) x-y
d <- data.frame(a = 1, b = 2)
e <- rnorm(1000)
## Don't show: 
  owd <- getwd()
  setwd(tempdir())
## End(Don't show)
package.skeleton(list = c("f","g","d","e"), name = "mypkg")
## Don't show: 
 setwd(owd) 
## End(Don't show)



cleanEx()
nameEx("packageDescription")
### * packageDescription

flush(stderr()); flush(stdout())

### Name: packageDescription
### Title: Package Description
### Aliases: packageDescription packageVersion packageDate asDateBuilt
###   print.packageDescription
### Keywords: utilities

### ** Examples
pu <- packageDate("utils")
stopifnot(identical(pu, packageDate(desc = packageDescription("utils"))),
          identical(pu, packageDate("stats"))) # as "utils" and "stats" are
                                   # both 'base R' and "Built" at same time



cleanEx()
nameEx("packageName")
### * packageName

flush(stderr()); flush(stdout())

### Name: packageName
### Title: Find Package Associated with an Environment
### Aliases: packageName
### Keywords: utilities

### ** Examples

packageName()
packageName(environment(mean))



cleanEx()
nameEx("packageStatus")
### * packageStatus

flush(stderr()); flush(stdout())

### Name: packageStatus
### Title: Package Management Tools
### Aliases: packageStatus print.packageStatus summary.packageStatus
###   update.packageStatus upgrade.packageStatus upgrade
### Keywords: utilities

### ** Examples

## Not run: 
##D x <- packageStatus()
##D print(x)
##D summary(x)
##D upgrade(x)
##D x <- update(x)
##D print(x)
## End(Not run)


cleanEx()
nameEx("page")
### * page

flush(stderr()); flush(stdout())

### Name: page
### Title: Invoke a Pager on an R Object
### Aliases: page
### Keywords: utilities

### ** Examples
## Not run: 
##D ## four ways to look at the code of 'page'
##D page(page)             # as an object
##D page("page")           # a character string
##D v <- "page"; page(v)   # a length-one character vector
##D page(utils::page)      # a call
## End(Not run)


cleanEx()
nameEx("person")
### * person

flush(stderr()); flush(stdout())

### Name: person
### Title: Persons
### Aliases: person as.person as.person.default [.person $.person
###   as.character.person c.person format.person print.person
###   toBibtex.person personList as.personList as.personList.person
###   as.personList.default
### Keywords: misc

### ** Examples

## Create a person object directly ...
p1 <- person("Karl", "Pearson", email = "pearson@stats.heaven")

## ... or convert a string.
p2 <- as.person("Ronald Aylmer Fisher")

## Combining and subsetting.
p <- c(p1, p2)
p[1]
p[-1]

## Extracting fields.
p$family
p$email
p[1]$email

## Specifying package authors, example from "boot":
## AC is the first author [aut] who wrote the S original.
## BR is the second author [aut], who translated the code to R [trl],
## and maintains the package [cre].
b <- c(person("Angelo", "Canty", role = "aut", comment =
         "S original, <http://statwww.epfl.ch/davison/BMA/library.html>"),
       person(c("Brian", "D."), "Ripley", role = c("aut", "trl", "cre"),
              comment = "R port", email = "ripley@stats.ox.ac.uk")
     )
b

## Formatting.
format(b)
format(b, include = c("family", "given", "role"),
   braces = list(family = c("", ","), role = c("(Role(s): ", ")")))

## Conversion to BibTeX author field.
paste(format(b, include = c("given", "family")), collapse = " and ")
toBibtex(b)

## ORCID identifiers.
(p3 <- person("Achim", "Zeileis",
              comment = c(ORCID = "0000-0003-0918-3766")))



cleanEx()
nameEx("prompt")
### * prompt

flush(stderr()); flush(stdout())

### Name: prompt
### Title: Produce Prototype of an R Documentation File
### Aliases: prompt prompt.default prompt.data.frame promptImport
### Keywords: documentation

### ** Examples

require(graphics)
## Don't show: 
oldwd <- setwd(tempdir())
## End(Don't show)
prompt(plot.default)
prompt(interactive, force.function = TRUE)
unlink("plot.default.Rd")
unlink("interactive.Rd")

prompt(women) # data.frame
unlink("women.Rd")

prompt(sunspots) # non-data.frame data
unlink("sunspots.Rd")

## Don't show: 
setwd(oldwd)
## End(Don't show)
## Not run: 
##D ## Create a help file for each function in the .GlobalEnv:
##D for(f in ls()) if(is.function(get(f))) prompt(name = f)
## End(Not run)




cleanEx()
nameEx("promptData")
### * promptData

flush(stderr()); flush(stdout())

### Name: promptData
### Title: Generate Outline Documentation for a Data Set
### Aliases: promptData
### Keywords: documentation

### ** Examples

## Don't show: 
oldwd <- setwd(tempdir())
## End(Don't show)
promptData(sunspots)
unlink("sunspots.Rd")
## Don't show: 
setwd(oldwd)
## End(Don't show)



cleanEx()
nameEx("promptPackage")
### * promptPackage

flush(stderr()); flush(stdout())

### Name: promptPackage
### Title: Generate a Shell for Documentation of a Package
### Aliases: promptPackage
### Keywords: documentation

### ** Examples


cleanEx()
nameEx("read.DIF")
### * read.DIF

flush(stderr()); flush(stdout())

### Name: read.DIF
### Title: Data Input from Spreadsheet
### Aliases: read.DIF
### Keywords: file connection

### ** Examples

## read.DIF() may need transpose = TRUE for a file exported from Excel
udir <- system.file("misc", package = "utils")
dd <- read.DIF(file.path(udir, "exDIF.dif"), header = TRUE, transpose = TRUE)
dc <- read.csv(file.path(udir, "exDIF.csv"), header = TRUE)
stopifnot(identical(dd, dc), dim(dd) == c(4,2))



cleanEx()
nameEx("read.fortran")
### * read.fortran

flush(stderr()); flush(stdout())

### Name: read.fortran
### Title: Read Fixed-Format Data in a Fortran-like Style
### Aliases: read.fortran
### Keywords: file connection

### ** Examples

ff <- tempfile()
cat(file = ff, "123456", "987654", sep = "\n")
read.fortran(ff, c("F2.1","F2.0","I2"))
read.fortran(ff, c("2F1.0","2X","2A1"))
unlink(ff)
cat(file = ff, "123456AB", "987654CD", sep = "\n")
read.fortran(ff, list(c("2F3.1","A2"), c("3I2","2X")))
unlink(ff)
# Note that the first number is read differently than Fortran would
# read it:
cat(file = ff, "12.3456", "1234567", sep = "\n")
read.fortran(ff, "F7.4")
unlink(ff)



cleanEx()
nameEx("read.fwf")
### * read.fwf

flush(stderr()); flush(stdout())

### Name: read.fwf
### Title: Read Fixed Width Format Files
### Aliases: read.fwf
### Keywords: file connection

### ** Examples

ff <- tempfile()
cat(file = ff, "123456", "987654", sep = "\n")
read.fwf(ff, widths = c(1,2,3))    #> 1 23 456 \ 9 87 654
read.fwf(ff, widths = c(1,-2,3))   #> 1 456 \ 9 654
unlink(ff)
cat(file = ff, "123", "987654", sep = "\n")
read.fwf(ff, widths = c(1,0, 2,3))    #> 1 NA 23 NA \ 9 NA 87 654
unlink(ff)
cat(file = ff, "123456", "987654", sep = "\n")
read.fwf(ff, widths = list(c(1,0, 2,3), c(2,2,2))) #> 1 NA 23 456 98 76 54
unlink(ff)



cleanEx()
nameEx("read.socket")
### * read.socket

flush(stderr()); flush(stdout())

### Name: read.socket
### Title: Read from or Write to a Socket
### Aliases: read.socket write.socket
### Keywords: misc

### ** Examples

finger <- function(user, host = "localhost", port = 79, print = TRUE)
{
    if (!is.character(user))
        stop("user name must be a string")
    user <- paste(user,"\r\n")
    socket <- make.socket(host, port)
    on.exit(close.socket(socket))
    write.socket(socket, user)
    output <- character(0)
    repeat{
        ss <- read.socket(socket)
        if (ss == "") break
        output <- paste(output, ss)
    }
    close.socket(socket)
    if (print) cat(output)
    invisible(output)
}
## Not run: 
##D finger("root")  ## only works if your site provides a finger daemon
## End(Not run)



cleanEx()
nameEx("read.table")
### * read.table

flush(stderr()); flush(stdout())

### Name: read.table
### Title: Data Input
### Aliases: read.table read.csv read.csv2 read.delim read.delim2
### Keywords: file connection

### ** Examples

## using count.fields to handle unknown maximum number of fields
## when fill = TRUE
test1 <- c(1:5, "6,7", "8,9,10")
tf <- tempfile()
writeLines(test1, tf)

read.csv(tf, fill = TRUE) # 1 column
ncol <- max(count.fields(tf, sep = ","))
read.csv(tf, fill = TRUE, header = FALSE,
         col.names = paste0("V", seq_len(ncol)))
unlink(tf)

## "Inline" data set, using text=
## Notice that leading and trailing empty lines are auto-trimmed

read.table(header = TRUE, text = "
a b
1 2
3 4
")



cleanEx()
nameEx("recover")
### * recover

flush(stderr()); flush(stdout())

### Name: recover
### Title: Browsing after an Error
### Aliases: recover limitedLabels
### Keywords: programming debugging

### ** Examples

## Not run: 
##D 
##D options(error = recover) # setting the error option
##D 
##D ### Example of interaction
##D 
##D > myFit <- lm(y ~ x, data = xy, weights = w)
##D Error in lm.wfit(x, y, w, offset = offset, ...) :
##D         missing or negative weights not allowed
##D 
##D Enter a frame number, or 0 to exit
##D 1:lm(y ~ x, data = xy, weights = w)
##D 2:lm.wfit(x, y, w, offset = offset, ...)
##D Selection: 2
##D Called from: eval(expr, envir, enclos)
##D Browse[1]> objects() # all the objects in this frame
##D [1] "method" "n"      "ny"     "offset" "tol"    "w"
##D [7] "x"      "y"
##D Browse[1]> w
##D [1] -0.5013844  1.3112515  0.2939348 -0.8983705 -0.1538642
##D [6] -0.9772989  0.7888790 -0.1919154 -0.3026882
##D Browse[1]> dump.frames() # save for offline debugging
##D Browse[1]> c # exit the browser
##D 
##D Enter a frame number, or 0 to exit
##D 1:lm(y ~ x, data = xy, weights = w)
##D 2:lm.wfit(x, y, w, offset = offset, ...)
##D Selection: 0 # exit recover
##D >
##D 
## End(Not run)



cleanEx()
nameEx("relist")
### * relist

flush(stderr()); flush(stdout())

### Name: relist
### Title: Allow Re-Listing an unlist()ed Object
### Aliases: relist relist.default relist.list relist.factor relist.matrix
###   as.relistable is.relistable unlist.relistable
### Keywords: list manip

### ** Examples

 ipar <- list(mean = c(0, 1), vcov = cbind(c(1, 1), c(1, 0)))
 initial.param <- as.relistable(ipar)
 ul <- unlist(initial.param)
 relist(ul)
 stopifnot(identical(relist(ul), initial.param))



cleanEx()
nameEx("removeSource")
### * removeSource

flush(stderr()); flush(stdout())

### Name: removeSource
### Title: Remove Stored Source from a Function
### Aliases: removeSource
### Keywords: utility

### ** Examples

fn <- function(x) {
  x + 1 # A comment, kept as part of the source
}
fn
fn <- removeSource(fn)
fn



cleanEx()
nameEx("roman")
### * roman

flush(stderr()); flush(stdout())

### Name: roman
### Title: Roman Numerals
### Aliases: as.roman .romans
### Keywords: arith

### ** Examples

## First five roman 'numbers'.
(y <- as.roman(1 : 5))
## Middle one.
y[3]
## Current year as a roman number.
(y <- as.roman(format(Sys.Date(), "%Y")))
## Today, and  10, 20, 30, and 100 years ago ...
y - 10*c(0:3,10)
## Don't show: 
stopifnot(identical(as.character(as.roman("2016") - 10*c(0:3,10)),
             c("MMXVI", "MMVI", "MCMXCVI", "MCMLXXXVI", "MCMXVI"))) 
## End(Don't show)
## mixture of arabic and roman numbers :
as.roman(c(NA, 1:3, "", strrep("I", 1:6))) # + NA with a warning for "IIIIII"
cc <- c(NA, 1:3, strrep("I", 0:5))
(rc <- as.roman(cc)) # two NAs: 0 is not "roman"
(ic <- as.integer(rc)) # works automitcally [without an explicit method]
## simple consistency checks -- arithmetic when result is in  {1,2,..,3899} :
stopifnot(identical(rc, as.roman(rc)), # as.roman(.) is "idempotent"
          identical(rc + rc + (3*rc), rc*5),
          identical(ic, c(NA, 1:3, NA, 1:5)),
          identical(as.integer(5*rc), 5L*ic),
          identical(as.numeric(rc), as.numeric(ic)),
          identical(as.list(rc), as.list(ic)))



cleanEx()
nameEx("rtags")
### * rtags

flush(stderr()); flush(stdout())

### Name: rtags
### Title: An Etags-like Tagging Utility for R
### Aliases: rtags
### Keywords: programming utilities

### ** Examples


## Not run: 
##D rtags("/path/to/src/repository",
##D       pattern = "[.]*\\.[RrSs]$",
##D       keep.re = "/R/",
##D       verbose = TRUE,
##D       ofile = "TAGS",
##D       append = FALSE,
##D       recursive = TRUE)
## End(Not run)




cleanEx()
nameEx("savehistory")
### * savehistory

flush(stderr()); flush(stdout())

### Name: savehistory
### Title: Load or Save or Display the Commands History
### Aliases: loadhistory savehistory history timestamp
### Keywords: utilities

### ** Examples
## Not run: 
##D ## Save the history in the home directory: note that it is not
##D ## (by default) read from there but from the current directory
##D .Last <- function()
##D     if(interactive()) try(savehistory("~/.Rhistory"))
## End(Not run)


cleanEx()
nameEx("select.list")
### * select.list

flush(stderr()); flush(stdout())

### Name: select.list
### Title: Select Items from a List
### Aliases: select.list
### Keywords: utilities

### ** Examples
## Not run: 
##D select.list(sort(.packages(all.available = TRUE)))
## End(Not run)


cleanEx()
nameEx("sessionInfo")
### * sessionInfo

flush(stderr()); flush(stdout())

### Name: sessionInfo
### Title: Collect Information About the Current R Session
### Aliases: sessionInfo toLatex.sessionInfo print.sessionInfo
### Keywords: misc

### ** Examples


cleanEx()
nameEx("setRepositories")
### * setRepositories

flush(stderr()); flush(stdout())

### Name: setRepositories
### Title: Select Package Repositories
### Aliases: setRepositories
### Keywords: utilities

### ** Examples
## Not run: 
##D setRepositories(addURLs =
##D                 c(CRANxtras = "http://www.stats.ox.ac.uk/pub/RWin"))
## End(Not run)


cleanEx()
nameEx("sourceutils")
### * sourceutils

flush(stderr()); flush(stdout())

### Name: sourceutils
### Title: Source Reference Utilities
### Aliases: getSrcFilename getSrcDirectory getSrcref getSrcLocation
### Keywords: utilities

### ** Examples

fn <- function(x) {
  x + 1 # A comment, kept as part of the source
}			

# Show the temporary file directory
# where the example was saved

getSrcDirectory(fn)
getSrcLocation(fn, "line")



cleanEx()
nameEx("stack")
### * stack

flush(stderr()); flush(stdout())

### Name: stack
### Title: Stack or Unstack Vectors from a Data Frame or List
### Aliases: stack stack.default stack.data.frame unstack unstack.default
###   unstack.data.frame
### Keywords: manip

### ** Examples

require(stats)
formula(PlantGrowth)         # check the default formula
pg <- unstack(PlantGrowth)   # unstack according to this formula
pg
stack(pg)                    # now put it back together
stack(pg, select = -ctrl)    # omitting one vector



cleanEx()
nameEx("str")
### * str

flush(stderr()); flush(stdout())

### Name: str
### Title: Compactly Display the Structure of an Arbitrary R Object
### Aliases: str str.default str.data.frame strOptions
### Keywords: print documentation utilities

### ** Examples

require(stats); require(grDevices); require(graphics)
## The following examples show some of 'str' capabilities
str(1:12)
str(ls)
str(args) #- more useful than  args(args) !
str(freeny)
str(str)
str(.Machine, digits.d = 20) # extra digits for identification of binary numbers
str( lsfit(1:9, 1:9))
str( lsfit(1:9, 1:9), max.level = 1)
str( lsfit(1:9, 1:9), width = 60, strict.width = "cut")
str( lsfit(1:9, 1:9), width = 60, strict.width = "wrap")
op <- options(); str(op)   # save first;
                           # otherwise internal options() is used.
need.dev <-
  !exists(".Device") || is.null(.Device) || .Device == "null device"
{ if(need.dev) postscript()
  str(par())
  if(need.dev) graphics.off()
}
ch <- letters[1:12]; is.na(ch) <- 3:5
str(ch) # character NA's

str(list(a = "A", L = as.list(1:100)), list.len = 9)
##                                     ------------
## " .. [list output truncated] "

## Long strings,   'nchar.max'; 'strict.width' :
nchar(longch <- paste(rep(letters,100), collapse = ""))
str(longch)
str(longch, nchar.max = 52)
str(longch, strict.width = "wrap")

## Multibyte characters in strings (in multibyte locales):
oloc <- Sys.getlocale("LC_CTYPE")
mbyte.lc <- if(.Platform$OS.type == "windows")
 "English_United States.28605" else "en_GB.UTF-8"
try(Sys.setlocale("LC_CTYPE", mbyte.lc))
## Truncation behavior (<-> correct width measurement) for "long" non-ASCII:
idx <- c(65313:65338, 65345:65350)
fwch <- intToUtf8(idx) # full width character string: each has width 2
ch <- strtrim(paste(LETTERS, collapse="._"), 64)
(ncc <- c(c.ch = nchar(ch),   w.ch = nchar(ch,   "w"),
          c.fw = nchar(fwch), w.fw = nchar(fwch, "w")))
stopifnot(unname(ncc) == c(64,64, 32, 64))
## nchar.max: 1st line needs an increase of  2  in order to see  1  (in UTF-8!):
invisible(lapply(60:66, function(N) str(fwch, nchar.max = N)))
invisible(lapply(60:66, function(N) str( ch , nchar.max = N))) # "1 is 1" here
## revert locale to previous:
Sys.setlocale("LC_CTYPE", oloc)


## Settings for narrow transcript :
op <- options(width = 60,
              str = strOptions(strict.width = "wrap"))
str(lsfit(1:9,1:9))
str(options())
## reset to previous:
options(op)


## Don't show: 
 ##-- Some "crazy" objects
 str(array(1:5, dim = 20))
 str(factor(character(0)))
 str(as.data.frame(NULL))
## End(Don't show)
str(quote( { A+B; list(C, D) } ))

## Don't show: 
had.stats4 <- "package:stats4" %in% search()
if(!had.stats4)
   rs <- 
## End(Don't show)
## S4 classes :
require(stats4)
x <- 0:10; y <- c(26, 17, 13, 12, 20, 5, 9, 8, 5, 4, 8)
ll <- function(ymax = 15, xh = 6)
      -sum(dpois(y, lambda=ymax/(1+x/xh), log=TRUE))
fit <- mle(ll)
str(fit)
## Don't show: 
if(!had.stats4 && rs) detach("package:stats4")
## End(Don't show)



graphics::par(get("par.postscript", pos = 'CheckExEnv'))
cleanEx()
nameEx("strcapture")
### * strcapture

flush(stderr()); flush(stdout())

### Name: strcapture
### Title: Capture String Tokens into a data.frame
### Aliases: strcapture
### Keywords: utilities

### ** Examples

x <- "chr1:1-1000"
pattern <- "(.*?):([[:digit:]]+)-([[:digit:]]+)"
proto <- data.frame(chr=character(), start=integer(), end=integer())
strcapture(pattern, x, proto)



cleanEx()
nameEx("summaryRprof")
### * summaryRprof

flush(stderr()); flush(stdout())

### Name: summaryRprof
### Title: Summarise Output of R Sampling Profiler
### Aliases: summaryRprof
### Keywords: utilities

### ** Examples

## Not run: 
##D ## Rprof() is not available on all platforms
##D Rprof(tmp <- tempfile())
##D example(glm)
##D Rprof()
##D summaryRprof(tmp)
##D unlink(tmp)
## End(Not run)



cleanEx()
nameEx("txtProgressBar")
### * txtProgressBar

flush(stderr()); flush(stdout())

### Name: txtProgressBar
### Title: Text Progress Bar
### Aliases: txtProgressBar getTxtProgressBar setTxtProgressBar
###   close.txtProgressBar
### Keywords: utilities

### ** Examples


cleanEx()
nameEx("type.convert")
### * type.convert

flush(stderr()); flush(stdout())

### Name: type.convert
### Title: Convert Data to Appropriate Type
### Aliases: type.convert type.convert.default type.convert.list
###   type.convert.data.frame
### Keywords: manip

### ** Examples

## Numeric to integer
class(rivers)
x <- type.convert(rivers)
class(x)

## Convert many columns
auto <- type.convert(mtcars)
str(mtcars)
str(auto)

## Convert matrix
phones <- type.convert(WorldPhones)
storage.mode(WorldPhones)
storage.mode(phones)

## Factor or character
chr <- c("A", "B", "B", "A")
fac <- factor(c("A", "B", "B", "A"))
type.convert(chr)               # -> factor
type.convert(fac)               # -> factor
type.convert(chr, as.is = TRUE) # -> character
type.convert(fac, as.is = TRUE) # -> character



cleanEx()
nameEx("url.show")
### * url.show

flush(stderr()); flush(stdout())

### Name: url.show
### Title: Display a Text URL
### Aliases: url.show
### Keywords: file misc

### ** Examples

## Not run: url.show("http://www.stats.ox.ac.uk/pub/datasets/csb/ch3a.txt")



cleanEx()
nameEx("vignette")
### * vignette

flush(stderr()); flush(stdout())

### Name: vignette
### Title: View, List or Get R Source of Package Vignettes
### Aliases: vignette edit.vignette print.vignette vignettes
### Keywords: documentation

### ** Examples

## List vignettes from all *attached* packages
vignette(all = FALSE)

## List vignettes from all *installed* packages (can take a long time!):
vignette(all = TRUE)

## The grid intro vignette -- open it
## Not run: vignette("grid") # calling print()
## The same (conditional on existence of the vignettte).
## Note that 'package = *' is much faster in the case of many installed packages:
if(!is.null(v1 <- vignette("grid", package="grid"))) {
## Not run: v1 # calling print(.)
  str(v1)
  ## Now let us have a closer look at the code
  
  
  
  
## Not run: edit(v1) # e.g., to send lines ...
}# if( has vignette "installed")
## A package can have more than one vignette (package grid has several):
vignette(package = "grid")
if(interactive()) {
   ## vignette("rotated")
   ## The same, but without searching for it:
   vignette("rotated", package = "grid")
}



cleanEx()
nameEx("warnErrList")
### * warnErrList

flush(stderr()); flush(stdout())

### Name: warnErrList
### Title: Collect and Summarize Errors From List
### Aliases: warnErrList
### Keywords: error utilities

### ** Examples

## Regression for each Chick:
ChWtgrps <- split(ChickWeight, ChickWeight[,"Chick"])
sapply(ChWtgrps, nrow)# typically 12 obs.
nlis1 <- lapply(ChWtgrps, function(DAT) tryCatch(error = identity,
                      lm(weight ~ (Time + I(Time^2)) * Diet, data = DAT)))
nl1 <- warnErrList(nlis1) #-> warning :
## 50 times the same error (as Diet has only one level in each group)
stopifnot(sapply(nl1, is.null)) ## all errors --> all replaced by NULL
nlis2 <- lapply(ChWtgrps, function(DAT) tryCatch(error = identity,
                      lm(weight ~ Time + I(Time^2), data = DAT)))
nl2 <- warnErrList(nlis2)
stopifnot(identical(nl2, nlis2)) # because there was *no* error at all
nlis3 <- lapply(ChWtgrps, function(DAT) tryCatch(error = identity,
                      lm(weight ~ poly(Time, 3), data = DAT)))
nl3 <- warnErrList(nlis3) # 1 error caught:
stopifnot(inherits(nlis3[[1]], "error")
        , identical(nl3[-1], nlis3[-1])
        , is.null(nl3[[1]])
)

## With different error messages
if(requireNamespace("nlme")) { # almost always, as it is recommended
 data(Soybean, package="nlme")
 attr(Soybean, "formula") #-> weight ~ Time | Plot  => split by "Plot":
 L <- lapply(split(Soybean, Soybean[,"Plot"]),
             function(DD) tryCatch(error = identity,
                 nls(weight ~ SSlogis(Time, Asym, xmid, scal), data = DD)))
 Lw <- warnErrList(L)
} # if <nlme>



cleanEx()
nameEx("write.table")
### * write.table

flush(stderr()); flush(stdout())

### Name: write.table
### Title: Data Output
### Aliases: write.table write.csv write.csv2
### Keywords: print file

### ** Examples

## Not run: 
##D ## To write a CSV file for input to Excel one might use
##D x <- data.frame(a = I("a \" quote"), b = pi)
##D write.table(x, file = "foo.csv", sep = ",", col.names = NA,
##D             qmethod = "double")
##D ## and to read this file back into R one needs
##D read.table("foo.csv", header = TRUE, sep = ",", row.names = 1)
##D ## NB: you do need to specify a separator if qmethod = "double".
##D 
##D ### Alternatively
##D write.csv(x, file = "foo.csv")
##D read.csv("foo.csv", row.names = 1)
##D ## or without row names
##D write.csv(x, file = "foo.csv", row.names = FALSE)
##D read.csv("foo.csv")
##D 
##D ## To write a file in Mac Roman for simple use in Mac Excel 2004/8
##D write.csv(x, file = "foo.csv", fileEncoding = "macroman")
##D ## or for Windows Excel 2007/10
##D write.csv(x, file = "foo.csv", fileEncoding = "UTF-16LE")
## End(Not run)


### * <FOOTER>
###
cleanEx()
options(digits = 7L)
base::cat("Time elapsed: ", proc.time() - base::get("ptime", pos = 'CheckExEnv'),"\n")
grDevices::dev.off()
###
### Local variables: ***
### mode: outline-minor ***
### outline-regexp: "\\(> \\)?### [*]+" ***
### End: ***
quit('no')
